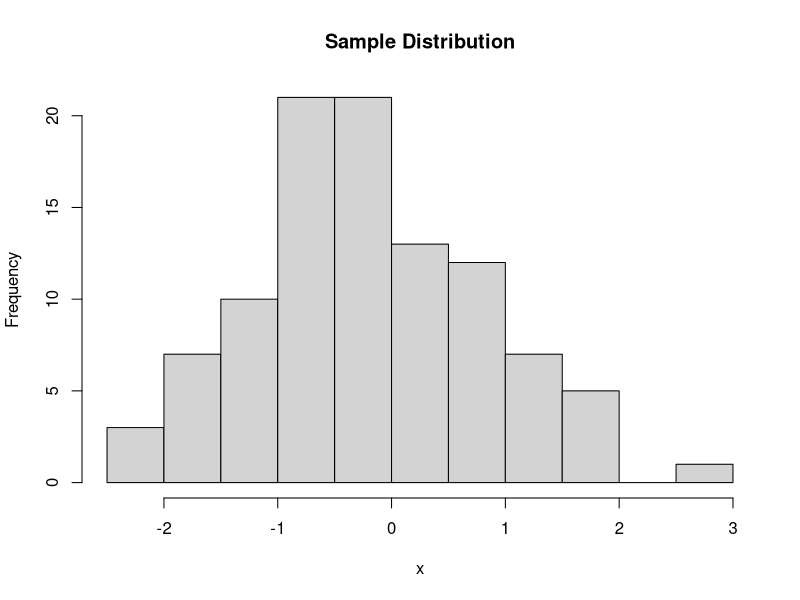
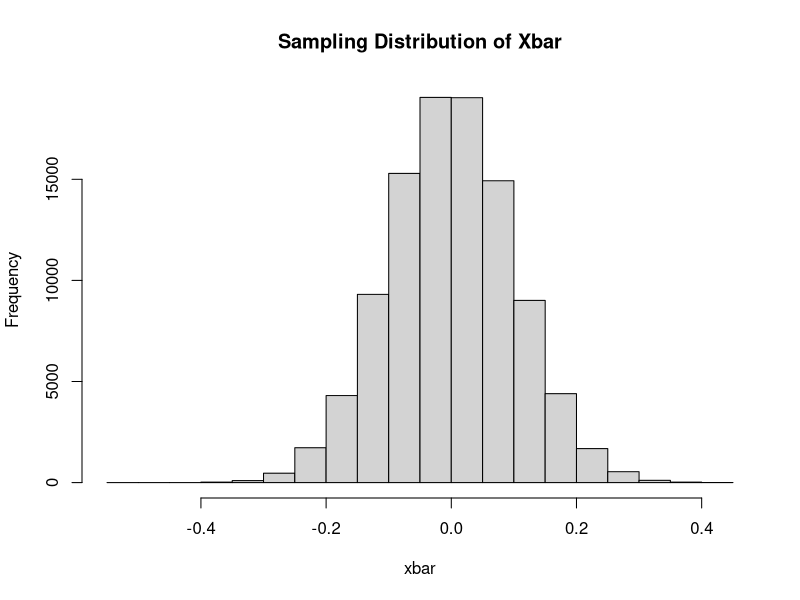
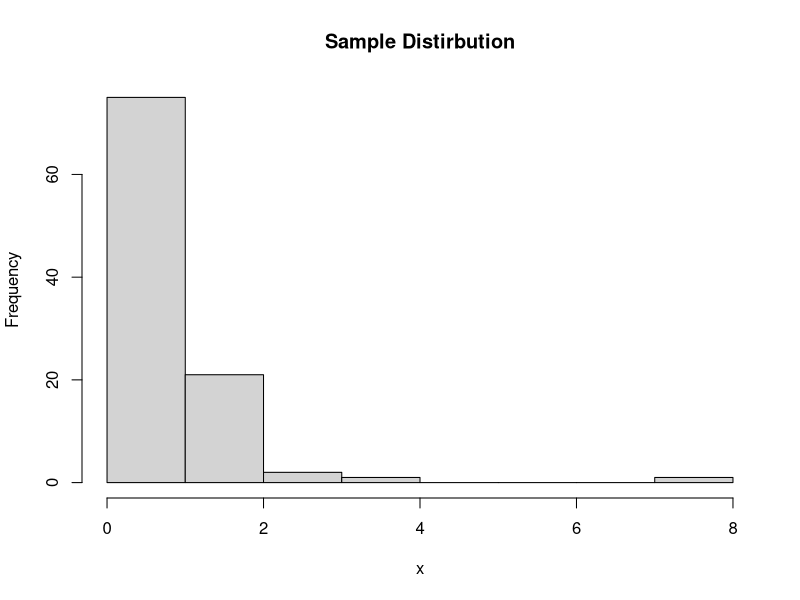
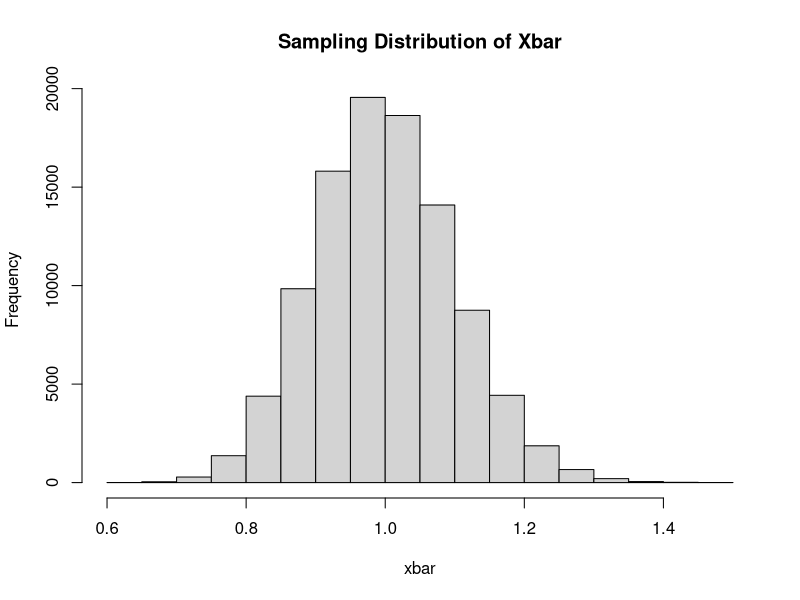

These charts were generated, in order, by the following R code:
## ---- chunk 1
x = rnorm(n=100, mean=0, sd=1)
mean(x)
hist(x, main="Sample Distribution")
## ---- chunk 2
R = 100000
xbar = double(R)
for(r in 1:R){
    x = rnorm(n=100, mean=0, sd=1)
    xbar[r] = mean(x)
}
hist(xbar, main="Sampling Distribution of Xbar")
## ---- chunk 3
mean(xbar)
var(xbar)
## ---- chunk 4
x = rexp(n=100, rate=1)
hist(x, main="Sample Distirbution")
## ---- chunk 5
R = 100000
xbar = double(R)
for(r in 1:R){
  x = rexp(n=100, rate=1)
  xbar[r] = mean(x)
}
hist(xbar, main="Sampling Distribution of Xbar")
## ---- chunk 6
mean(xbar)
var(xbar)
